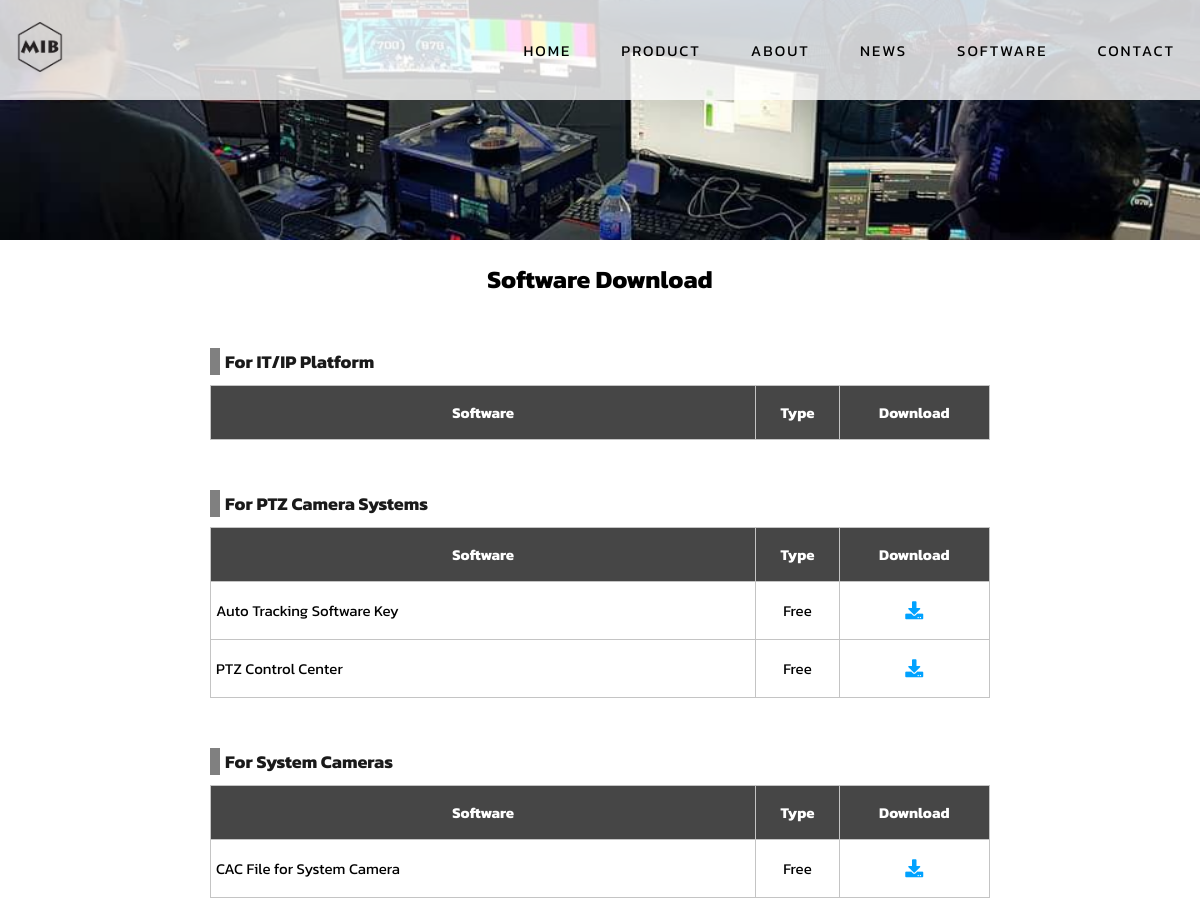
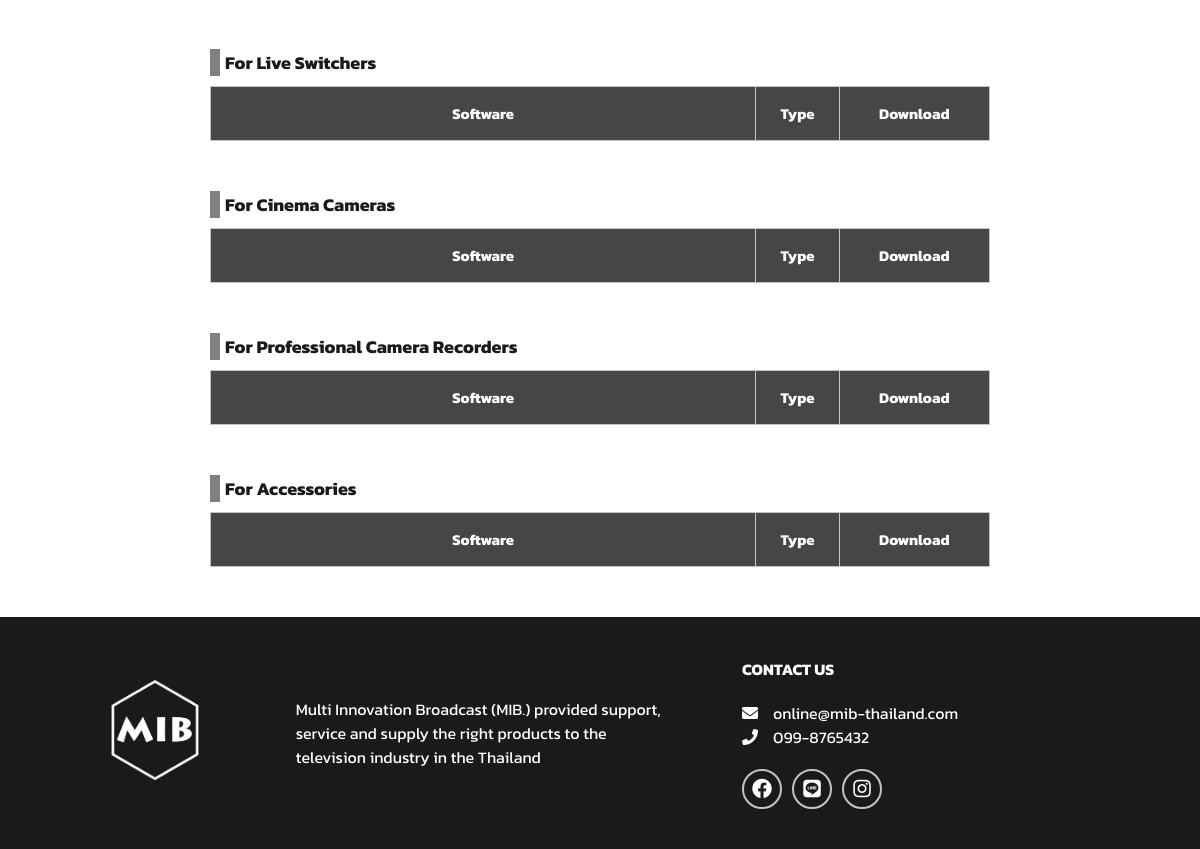
Before: /software.php with the older database file (2 pictures, top to bottom).
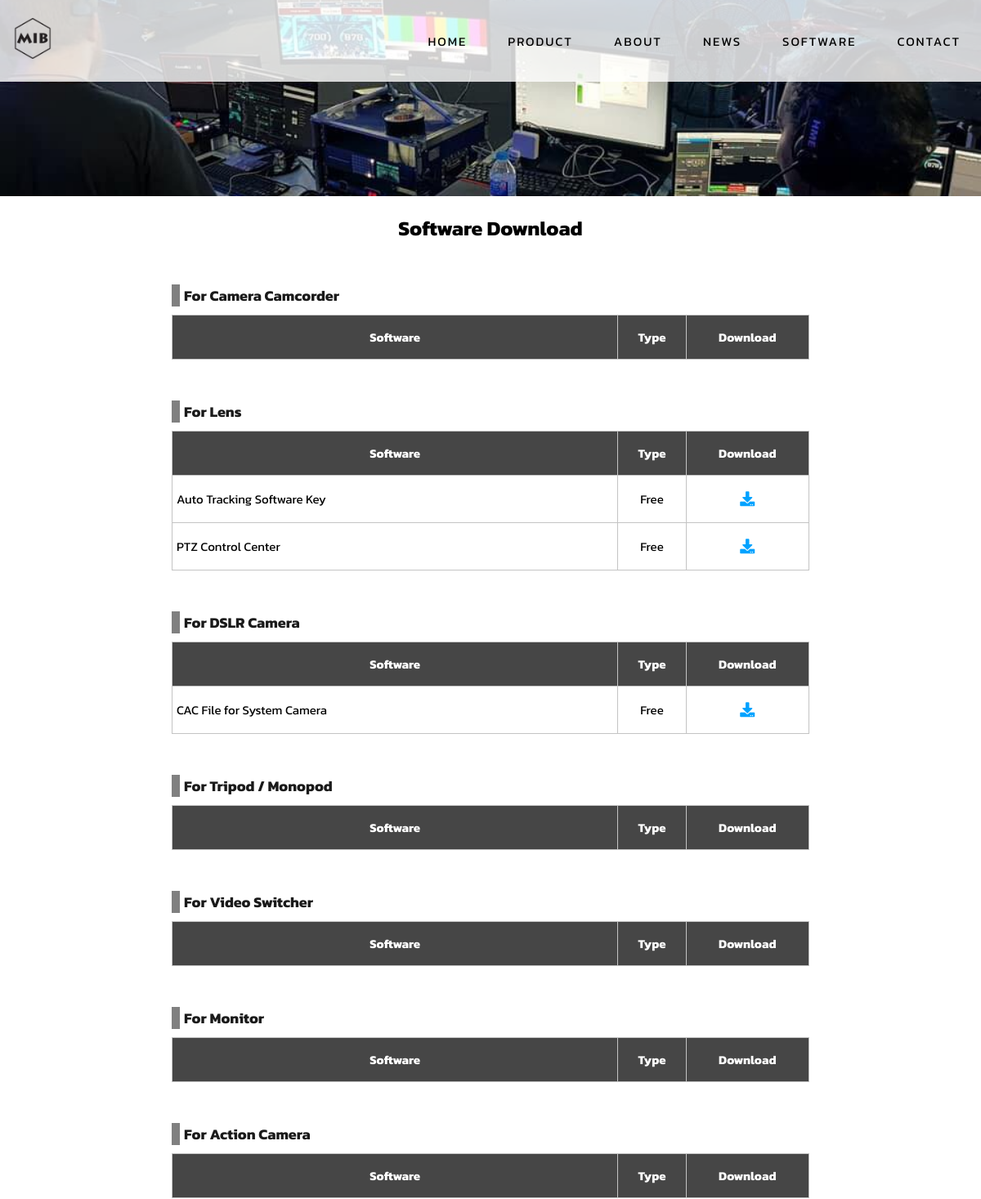
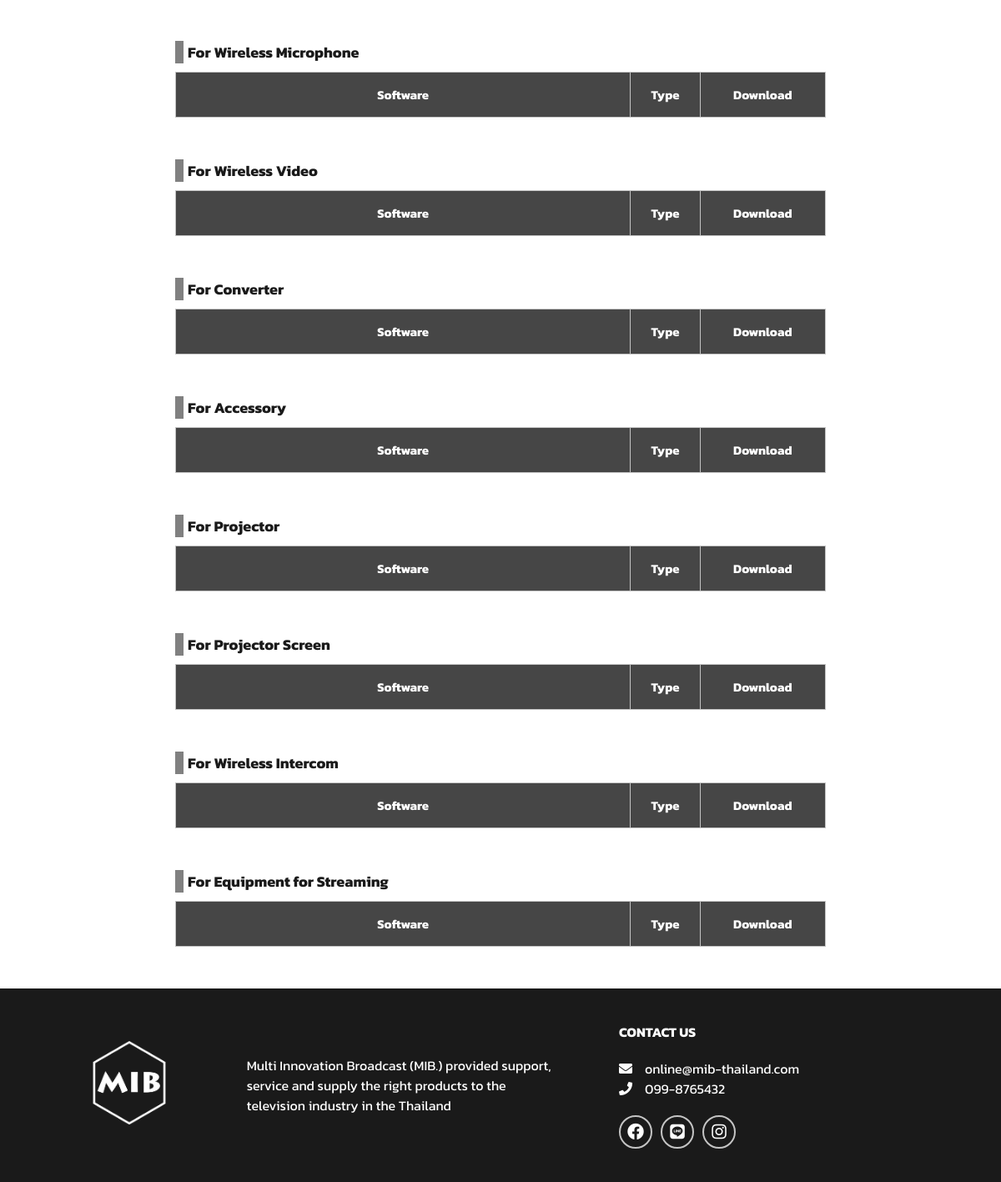
After: the same page with the newer database file (2 pictures, top to bottom).
### tables this page shows
CREATE TABLE `tb_product_type` (
  `product_type_id` int(11) NOT NULL,
  `product_type_name` varchar(100) NOT NULL
);

CREATE TABLE `tb_software` (
  `software_id` int(11) NOT NULL,
  `software_name` varchar(100) NOT NULL,
  `software_file` varchar(200) NOT NULL,
  `software_description_en` text NOT NULL,
  `software_type_id` int(11) NOT NULL,
  `product_type_id` int(11) NOT NULL,
  `list_no` int(11) NOT NULL,
  `addby` int(11) NOT NULL,
  `adddate` datetime NOT NULL,
  `updateby` int(11) NOT NULL,
  `lastupdate` datetime NOT NULL
);

CREATE TABLE `tb_software_type` (
  `software_type_id` int(11) NOT NULL,
  `software_type_name` varchar(100) NOT NULL
);

### software.php (the view, shortened to what this page needs)
<!DOCTYPE html>
<html lang="en">
<head>
    <link rel="stylesheet" href="./assets/css/styles.css">
    <link rel="stylesheet" href="https://cdnjs.cloudflare.com/ajax/libs/font-awesome/5.15.1/css/all.min.css" />
    <link rel="stylesheet" href="https://unpkg.com/swiper/swiper-bundle.css">
    <link rel="stylesheet" href="https://unpkg.com/swiper/swiper-bundle.min.css">
</head>
<body>
    <header class="header">
        <div class="container">
            <nav class="nav">
                <a href="index.php" class="logo">
                    <img src="./assets/images/Logo/mib-logo-icon.png" alt="">
                </a>
                <ul class="nav-list">
                    <li class="nav-item">
                        <a href="index.php" class="nav-link">Home</a>
                    </li>
                    <li class="nav-item">
                        <a href="index.php#product" class="nav-link">Product</a>
                    </li>
                    <li class="nav-item">
                        <a href="index.php#about" class="nav-link">About</a>
                    </li>
                    <li class="nav-item">
                        <a href="index.php#news" class="nav-link">News</a>
                    </li>
                    <li class="nav-item">
                        <a href="software.php#software" class="nav-link">Software</a>
                    </li>
                    <li class="nav-item">
                        <a href="index.php#footer" class="nav-link">Contact</a>
                    </li>
                </ul>
            </nav>
        </div>
    </header>
    <div class="software-hero">
        <div class="swiper-container hero-slide">
            <div class="swiper-wrapper">
                <div class="swiper-slide" style="background: url(./assets/images/slide_img3.jpg);background-size: cover;background-position: center;">
                </div>
            </div>
        </div>
    </div>
    <div class="software-content">
        <h1 class="software-heading">Software Download</h1>
        <?php
        $sql2 = "SELECT * FROM tb_product_type ";
        $result2 = mysqli_query($connection, $sql2);
        while ($row2 = mysqli_fetch_array($result2)) {
        $product_type_id = $row2["product_type_id"];
        ?>
            <div class="software-container">
                <h3 class="software-product-heading">For <?php echo $row2["product_type_name"]; ?></h3>
                <table class="software-table">
                    <thead>
                        <tr>
                            <th>Software</th>
                            <th>Type</th>
                            <th>Download</th>
                        </tr>
                    </thead>
                    <tbody>
                        <?php
                        $sql = "SELECT * FROM
                        tb_software
                        LEFT JOIN tb_product_type
                        ON tb_software.product_type_id = tb_product_type.product_type_id
                        LEFT JOIN tb_software_type
                        ON tb_software.software_type_id = tb_software_type.software_type_id
                        WHERE tb_software.product_type_id = '" . $product_type_id . "'
                        ";
                        $result = mysqli_query($connection, $sql);
                        while ($row = mysqli_fetch_array($result)) {
                        ?>
                            <tr>
                                <td><?php echo $row["software_name"]; ?></td>
                                <td><?php echo $row["software_type_name"]; ?></td>
                                <td><a href="#" class="btn-download"><i class="fa fa-download" aria-hidden="true"></i></a></td>
                            </tr>
                        <?php
                        }
                        ?>
                    </tbody>
                </table>
            </div>
        <?php
        }
        ?>
    </div>
    <footer class="footer" id="footer">
        <div class="container">
            <div class="footer-content">
                <div class="footer-content-brand">
                    <div class="logo-container">
                        <a href="index.html">
                            <img src="./assets/images/Logo/mib-logo-icon-white.png" alt="" class="logo-image">
                        </a>
                    </div>
                    <div class="paragraph">
                        Multi Innovation Broadcast (MIB.) provided support, service and supply the right products to the television industry in the Thailand </div>
                </div>
                <div class="social-media-wrap">
                    <h4 class="footer-heading">Contact Us</h4>
                    <div class="contact-detail">
                        <p class="contact-email"><i class="fa fa-envelope" aria-hidden="true"></i>online@mib-thailand.com</p>
                        <p class="contact-phone"><i class="fa fa-phone" aria-hidden="true"></i>099-8765432</p>
                    </div>
                    <div class="social-media">
                        <a href="https://www.facebook.com/MultiInnovationBroadcast/" class="sm-link" target="_blank"><i class="fab fa-facebook"></i></a>
                        <a href="https://line.me/R/ti/p/%40zwm2906e" class="sm-link" target="_blank"><i class="fab fa-line"></i></a>
                        <a href="#" class="sm-link"><i class="fab fa-instagram"></i></a>
                    </div>
                </div>
            </div>
        </div>
    </footer>
</body>
</html>

### assets/css/styles.css (style rules this page uses)
* { margin: 0; padding: 0; box-sizing: border-box; font-family: "Kanit", sans-serif; scroll-behavior: smooth; }
:root { --dark-color: #1a1a1a; --solid-color: #464646; --light-color: #c4c4c4; --dark-transparent: rgba(170, 170, 170, 0.7); --light-transparent: rgba(170, 170, 170, 0.5); }
html { font-size: 10px; }
body { font-size: 1.6rem; color: black; background-color: white; }
a { text-decoration: none; color: inherit; }
ul { list-style: none; }
.container { width: 100%; max-width: 120rem; padding: 0 1.5rem; margin: 0 auto; }
.header { width: 100%; height: 6rem; display: flex; align-items: center; position: fixed; top: 0; left: 0; background-color: rgba(255, 255, 255, 0.8); z-index: 100; transition: backgroud-color 0.3s, height 0.3s; }
.nav { display: flex; align-items: center; justify-content: space-between; }
.logo img { max-width: 5rem; }
.nav-list { position: fixed; top: 0; left: 0; width: 100%; height: 100vh; background-color: var(--dark-color); display: flex; flex-direction: column; align-items: center; justify-content: center; z-index: 200; opacity: 0; transform: scale(0); transition: opacity 0.5s; }
.nav-item:not(:last-child) { margin-bottom: 0.5rem; }
.nav-link { display: block; color: #fff; font-size: 3rem; text-transform: uppercase; letter-spacing: 2px; padding: 1rem; }
.paragraph { color: #a5a5a5; margin: 2.5rem 1rem; }
.footer { padding: 4rem 0; background-color: var(--dark-color); color: #fff; }
.footer-content-brand { margin-bottom: 5rem; }
.footer-content-brand .logo-container { width: 100%; display: flex; justify-content: center; }
.footer-content-brand .logo-image { max-width: 10rem; }
.footer .paragraph { color: inherit; }
.footer-heading { text-transform: uppercase; }
.contact-detail { margin: 2rem 0; }
.contact-detail i { padding-right: 1.5rem; }
.social-media { display: flex; }
.sm-link { width: 4rem; height: 4rem; font-size: 2rem; border: 2px solid var(--light-color); border-radius: 50%; display: flex; margin-right: 1rem; transition: background-color 0.5s; }
.sm-link i { margin: auto; }
.swiper-container { width: 100%; height: 100%; }
.swiper-slide { text-align: center; font-size: 18px; display: -webkit-box; display: -ms-flexbox; display: -webkit-flex; display: flex; -webkit-box-pack: center; -ms-flex-pack: center; -webkit-justify-content: center; justify-content: center; -webkit-box-align: center; -ms-flex-align: center; -webkit-align-items: center; align-items: center; }
@media screen and (min-width: 768px) { .header { height: 10rem; } }
@media screen and (min-width: 768px) { .footer { overflow-x: hidden; } }
@media screen and (min-width: 768px) { .footer-content { display: flex; } }
@media screen and (min-width: 768px) { .footer-content-brand { display: flex; align-items: center; justify-content: center; margin-bottom: 0; flex: 0 0 60%; } }
@media screen and (min-width: 768px) { .footer .paragraph { margin: 0; } }
@media screen and (min-width: 768px) { .social-media-wrap { flex: 0 0 40%; margin-left: 2.5rem; } }
@media screen and (min-width: 1000px) { .nav-list { position: initial; width: initial; height: initial; background-color: transparent; flex-direction: row; justify-content: initial; opacity: 1; transform: scale(1); } }
@media screen and (min-width: 1000px) { .nav-item:not(:last-child) { margin-right: 3rem; margin-bottom: 0; } }
@media screen and (min-width: 1000px) { .nav-link { color: #000; font-size: 1.5rem; } }
@media screen and (min-width: 1200px) { .footer .paragraph { margin-right: 5rem; } }

### assets/css/product.css (style rules this page uses)
:root { --dark-color: #1a1a1a; --solid-color: #464646; --light-color: #c4c4c4; --dark-transparent: rgba(170, 170, 170, 0.7); --light-transparent: rgba(170, 170, 170, 0.5); }

### assets/css/news.css (style rules this page uses)
:root { --dark-color: #1a1a1a; --solid-color: #464646; --light-color: #c4c4c4; --dark-transparent: rgba(170, 170, 170, 0.7); --light-transparent: rgba(170, 170, 170, 0.5); }

### assets/css/newsAll.css (style rules this page uses)
:root { --dark-color: #1a1a1a; --solid-color: #464646; --light-color: #c4c4c4; --dark-transparent: rgba(170, 170, 170, 0.7); --light-transparent: rgba(170, 170, 170, 0.5); }

Changed rows visible on the page:
changed tb_product_type: product_type_name "IT/IP Platform" → "Camera Camcorder"
changed tb_product_type: product_type_name "PTZ Camera Systems" → "Lens"
changed tb_product_type: product_type_name "System Cameras" → "DSLR Camera"
changed tb_product_type: product_type_name "Live Switchers" → "Tripod / Monopod"
changed tb_product_type: product_type_name "Cinema Cameras" → "Video Switcher"
changed tb_product_type: product_type_name "Professional Camera Recorders" → "Monitor"
changed tb_product_type: product_type_name "Accessories" → "Action Camera"
added tb_product_type: product_type_name "Wireless Microphone"
added tb_product_type: product_type_name "Wireless Video"
added tb_product_type: product_type_name "Converter"
added tb_product_type: product_type_name "Accessory"
added tb_product_type: product_type_name "Projector"
added tb_product_type: product_type_name "Projector Screen"
added tb_product_type: product_type_name "Wireless Intercom"
added tb_product_type: product_type_name "Equipment for Streaming"
